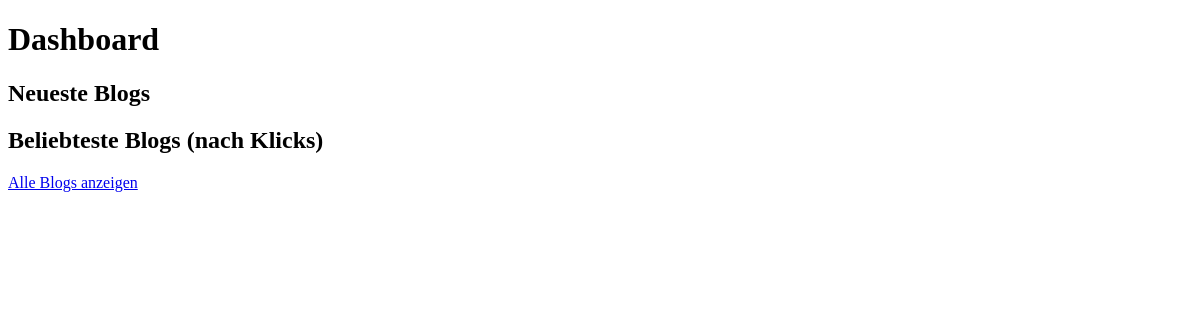
The app's page /blogs/dashboard/, older data.
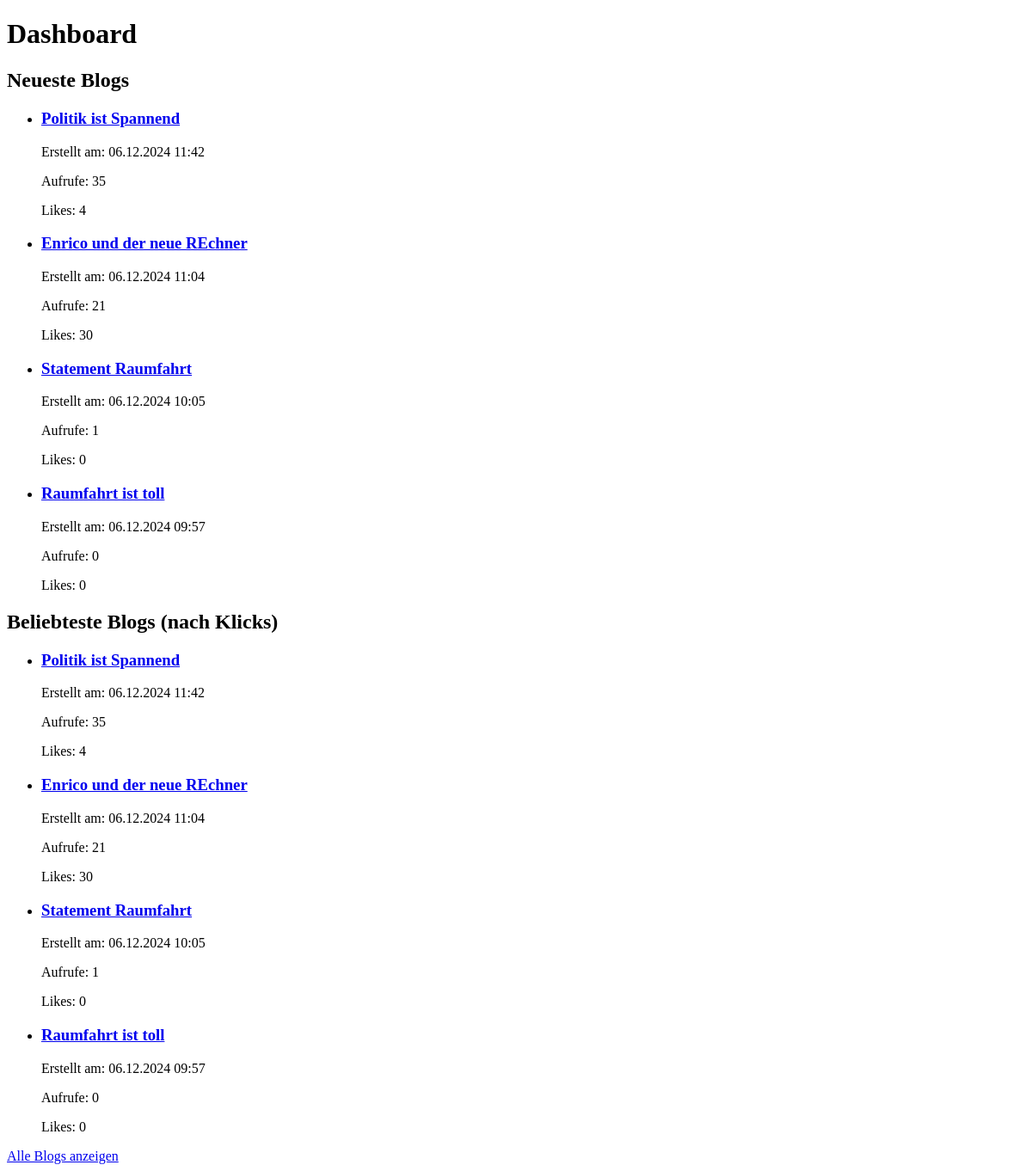
The same page, newer data.
### blog/models.py (models this page shows)
class Blog(models.Model):
    title = models.CharField(max_length=200)
    content = models.TextField()
    clicks = models.IntegerField(default=0)
    likes = models.IntegerField(default=0)
    created_date = models.DateTimeField(auto_now_add=True)

### blog/views.py (the view)
# urls.py: path('dashboard/', views.BlogDashboardView.as_view(), name='blog_dashboard'),
class BlogDashboardView(ListView):
    model = Blog
    template_name = 'blog/blog_dashboard.html'  # Verwendet das neue Template
    context_object_name = 'latest_blogs'  # Kontextname für das QuerySet im Template
    def get_context_data(self, **kwargs):
        context = super().get_context_data(**kwargs)
        context['latest_blogs'] = Blog.objects.all().order_by('-created_date')[:5]
        context['most_clicked_blogs'] = Blog.objects.all().order_by('-clicks')[:5]
        return context

### blog/templates/blog/blog_dashboard.html (shortened to what this page needs)
<!DOCTYPE html>
<html>
<head>
</head>
<body>
    <h1>Dashboard</h1>
    <h2>Neueste Blogs</h2>
    <ul>
        {% for blog in latest_blogs %}
            <li>
                <h3><a href="{% url 'blog_detail' blog.pk %}">{{ blog.title }}</a></h3>
                <p>Erstellt am: {{ blog.created_date|date:"d.m.Y H:i" }}</p>
                <p>Aufrufe: {{ blog.clicks }}</p>
                <p>Likes: {{ blog.likes }}</p>
            </li>
        {% endfor %}
    </ul>
    <h2>Beliebteste Blogs (nach Klicks)</h2>
    <ul>
        {% for blog in most_clicked_blogs %}
            <li>
                <h3><a href="{% url 'blog_detail' blog.pk %}">{{ blog.title }}</a></h3>
                <p>Erstellt am: {{ blog.created_date|date:"d.m.Y H:i" }}</p>
                <p>Aufrufe: {{ blog.clicks }}</p>
                <p>Likes: {{ blog.likes }}</p>
            </li>
        {% endfor %}
    </ul>
    <a href="{% url 'blog_list' %}">Alle Blogs anzeigen</a>
</body>
</html>

Row changes from the older to the newer data that the page shows:
added Blog: title "Politik ist Spannend", created_date "06.12.2024 11:42", clicks "35", likes "4"
added Blog: title "Enrico und der neue REchner", created_date "06.12.2024 11:04", clicks "21", likes "30"
added Blog: title "Statement Raumfahrt", created_date "06.12.2024 10:05", clicks "1", likes "0"
added Blog: title "Raumfahrt ist toll", created_date "06.12.2024 09:57", clicks "0", likes "0"
